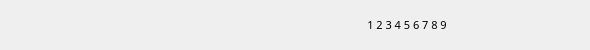
    <widget class="QWidget" name="pageWidget" native="true">
     <property name="maximumSize">
      <size>
       <width>800</width>
       <height>50</height>
      </size>
     </property>
     <layout class="QHBoxLayout" name="horizontalLayout_41">
      <property name="margin">
       <number>0</number>
      </property>
      <item>
       <widget class="QWidget" name="upDownWidget" native="true">
        <property name="maximumSize">
         <size>
          <width>164</width>
          <height>16777215</height>
         </size>
        </property>
        <layout class="QHBoxLayout" name="horizontalLayout_42">
         <property name="spacing">
          <number>0</number>
         </property>
         <property name="margin">
          <number>0</number>
         </property>
         <item>
          <widget class="QPushButton" name="upPushButton">
           <property name="maximumSize">
            <size>
             <width>28</width>
             <height>28</height>
            </size>
           </property>
           <property name="focusPolicy">
            <enum>Qt::NoFocus</enum>
           </property>
           <property name="text">
            <string/>
           </property>
           <property name="icon">
            <iconset resource="../../images.qrc">
             <normaloff>:/images/up.png</normaloff>:/images/up.png</iconset>
           </property>
           <property name="iconSize">
            <size>
             <width>28</width>
             <height>28</height>
            </size>
           </property>
           <property name="flat">
            <bool>true</bool>
           </property>
          </widget>
         </item>
         <item>
          <spacer name="horizontalSpacer_6">
           <property name="orientation">
            <enum>Qt::Horizontal</enum>
           </property>
           <property name="sizeType">
            <enum>QSizePolicy::Fixed</enum>
           </property>
           <property name="sizeHint" stdset="0">
            <size>
             <width>90</width>
             <height>20</height>
            </size>
           </property>
          </spacer>
         </item>
         <item>
          <widget class="QPushButton" name="downPushButton">
           <property name="maximumSize">
            <size>
             <width>28</width>
             <height>28</height>
            </size>
           </property>
           <property name="focusPolicy">
            <enum>Qt::NoFocus</enum>
           </property>
           <property name="text">
            <string/>
           </property>
           <property name="icon">
            <iconset resource="../../images.qrc">
             <normaloff>:/images/down.png</normaloff>:/images/down.png</iconset>
           </property>
           <property name="iconSize">
            <size>
             <width>28</width>
             <height>28</height>
            </size>
           </property>
           <property name="flat">
            <bool>true</bool>
           </property>
          </widget>
         </item>
        </layout>
       </widget>
      </item>
      <item>
       <widget class="QWidget" name="leftWidget" native="true">
        <layout class="QHBoxLayout" name="horizontalLayout_43">
         <property name="spacing">
          <number>0</number>
         </property>
         <property name="margin">
          <number>0</number>
         </property>
         <item>
          <spacer name="horizontalSpacer_4">
           <property name="orientation">
            <enum>Qt::Horizontal</enum>
           </property>
           <property name="sizeType">
            <enum>QSizePolicy::Fixed</enum>
           </property>
           <property name="sizeHint" stdset="0">
            <size>
             <width>140</width>
             <height>20</height>
            </size>
           </property>
          </spacer>
         </item>
         <item>
          <widget class="QPushButton" name="leftPushButton">
           <property name="maximumSize">
            <size>
             <width>28</width>
             <height>28</height>
            </size>
           </property>
           <property name="focusPolicy">
            <enum>Qt::NoFocus</enum>
           </property>
           <property name="text">
            <string/>
           </property>
           <property name="icon">
            <iconset resource="../../images.qrc">
             <normaloff>:/images/left_gray.png</normaloff>:/images/left_gray.png</iconset>
           </property>
           <property name="iconSize">
            <size>
             <width>28</width>
             <height>28</height>
            </size>
           </property>
           <property name="flat">
            <bool>true</bool>
           </property>
          </widget>
         </item>
        </layout>
       </widget>
      </item>
      <item>
       <widget class="QWidget" name="numWidget" native="true">
        <layout class="QHBoxLayout" name="horizontalLayout_44">
         <item>
          <spacer name="horizontalSpacer_5">
           <property name="orientation">
            <enum>Qt::Horizontal</enum>
           </property>
           <property name="sizeType">
            <enum>QSizePolicy::Fixed</enum>
           </property>
           <property name="sizeHint" stdset="0">
            <size>
             <width>32</width>
             <height>20</height>
            </size>
           </property>
          </spacer>
         </item>
         <item>
          <widget class="QLabel" name="numLabel">
           <property name="maximumSize">
            <size>
             <width>260</width>
             <height>16777215</height>
            </size>
           </property>
           <property name="font">
            <font>
             <family>微软雅黑</family>
             <pointsize>8</pointsize>
            </font>
           </property>
           <property name="text">
            <string>1 2 3 4 5 6 7 8 9</string>
           </property>
           <property name="alignment">
            <set>Qt::AlignCenter</set>
           </property>
          </widget>
         </item>
        </layout>
       </widget>
      </item>
      <item>
       <widget class="QWidget" name="rightWidget" native="true">
        <layout class="QHBoxLayout" name="horizontalLayout_45">
         <property name="spacing">
          <number>0</number>
         </property>
         <property name="margin">
          <number>0</number>
         </property>
         <item>
          <widget class="QPushButton" name="rightPushButton">
           <property name="maximumSize">
            <size>
             <width>28</width>
             <height>28</height>
            </size>
           </property>
           <property name="focusPolicy">
            <enum>Qt::NoFocus</enum>
           </property>
           <property name="text">
            <string/>
           </property>
           <property name="icon">
            <iconset resource="../../images.qrc">
             <normaloff>:/images/right_gray.png</normaloff>:/images/right_gray.png</iconset>
           </property>
           <property name="iconSize">
            <size>
             <width>28</width>
             <height>28</height>
            </size>
           </property>
           <property name="flat">
            <bool>true</bool>
           </property>
          </widget>
         </item>
         <item>
          <spacer name="horizontalSpacer_3">
           <property name="orientation">
            <enum>Qt::Horizontal</enum>
           </property>
           <property name="sizeType">
            <enum>QSizePolicy::Fixed</enum>
           </property>
           <property name="sizeHint" stdset="0">
            <size>
             <width>100</width>
             <height>20</height>
            </size>
           </property>
          </spacer>
         </item>
        </layout>
       </widget>
      </item>
     </layout>
    </widget>
